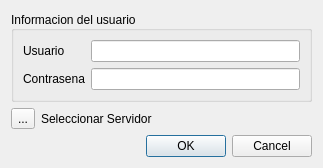
<?xml version="1.0" encoding="UTF-8"?>
<ui version="4.0">
 <class>LoginDialog</class>
 <widget class="QDialog" name="LoginDialog">
  <property name="windowModality">
   <enum>Qt::ApplicationModal</enum>
  </property>
  <property name="geometry">
   <rect>
    <x>0</x>
    <y>0</y>
    <width>323</width>
    <height>160</height>
   </rect>
  </property>
  <property name="minimumSize">
   <size>
    <width>0</width>
    <height>0</height>
   </size>
  </property>
  <property name="maximumSize">
   <size>
    <width>16777215</width>
    <height>16777215</height>
   </size>
  </property>
  <property name="windowTitle">
   <string>Conectar al sistema</string>
  </property>
  <property name="windowIcon">
   <iconset resource="../ezcrud_images.qrc">
    <normaloff>:/ezcrud/images/application2.png</normaloff>:/ezcrud/images/application2.png</iconset>
  </property>
  <layout class="QVBoxLayout" name="verticalLayout">
   <item>
    <widget class="QGroupBox" name="groupBox">
     <property name="layoutDirection">
      <enum>Qt::LeftToRight</enum>
     </property>
     <property name="title">
      <string>Informacion del usuario</string>
     </property>
     <property name="alignment">
      <set>Qt::AlignLeading|Qt::AlignLeft|Qt::AlignVCenter</set>
     </property>
     <property name="flat">
      <bool>false</bool>
     </property>
     <layout class="QFormLayout" name="formLayout">
      <item row="0" column="0">
       <widget class="QLabel" name="label">
        <property name="text">
         <string>Usuario</string>
        </property>
       </widget>
      </item>
      <item row="0" column="1">
       <widget class="QLineEdit" name="m_loginName">
        <property name="inputMethodHints">
         <set>Qt::ImhEmailCharactersOnly</set>
        </property>
       </widget>
      </item>
      <item row="1" column="0">
       <widget class="QLabel" name="label_2">
        <property name="text">
         <string>Contrasena</string>
        </property>
       </widget>
      </item>
      <item row="1" column="1">
       <widget class="QLineEdit" name="m_password">
        <property name="echoMode">
         <enum>QLineEdit::Password</enum>
        </property>
       </widget>
      </item>
     </layout>
    </widget>
   </item>
   <item>
    <layout class="QHBoxLayout" name="horizontalLayout_2">
     <item>
      <widget class="QToolButton" name="m_selectServer">
       <property name="text">
        <string>...</string>
       </property>
      </widget>
     </item>
     <item>
      <widget class="QLabel" name="label_3">
       <property name="text">
        <string>Seleccionar Servidor</string>
       </property>
      </widget>
     </item>
    </layout>
   </item>
   <item>
    <spacer name="verticalSpacer">
     <property name="orientation">
      <enum>Qt::Vertical</enum>
     </property>
     <property name="sizeHint" stdset="0">
      <size>
       <width>20</width>
       <height>40</height>
      </size>
     </property>
    </spacer>
   </item>
   <item>
    <widget class="QDialogButtonBox" name="buttonBox">
     <property name="orientation">
      <enum>Qt::Horizontal</enum>
     </property>
     <property name="standardButtons">
      <set>QDialogButtonBox::Cancel|QDialogButtonBox::Ok</set>
     </property>
    </widget>
   </item>
  </layout>
 </widget>
 <resources>
  <include location="../ezcrud_images.qrc"/>
 </resources>
 <connections/>
</ui>
